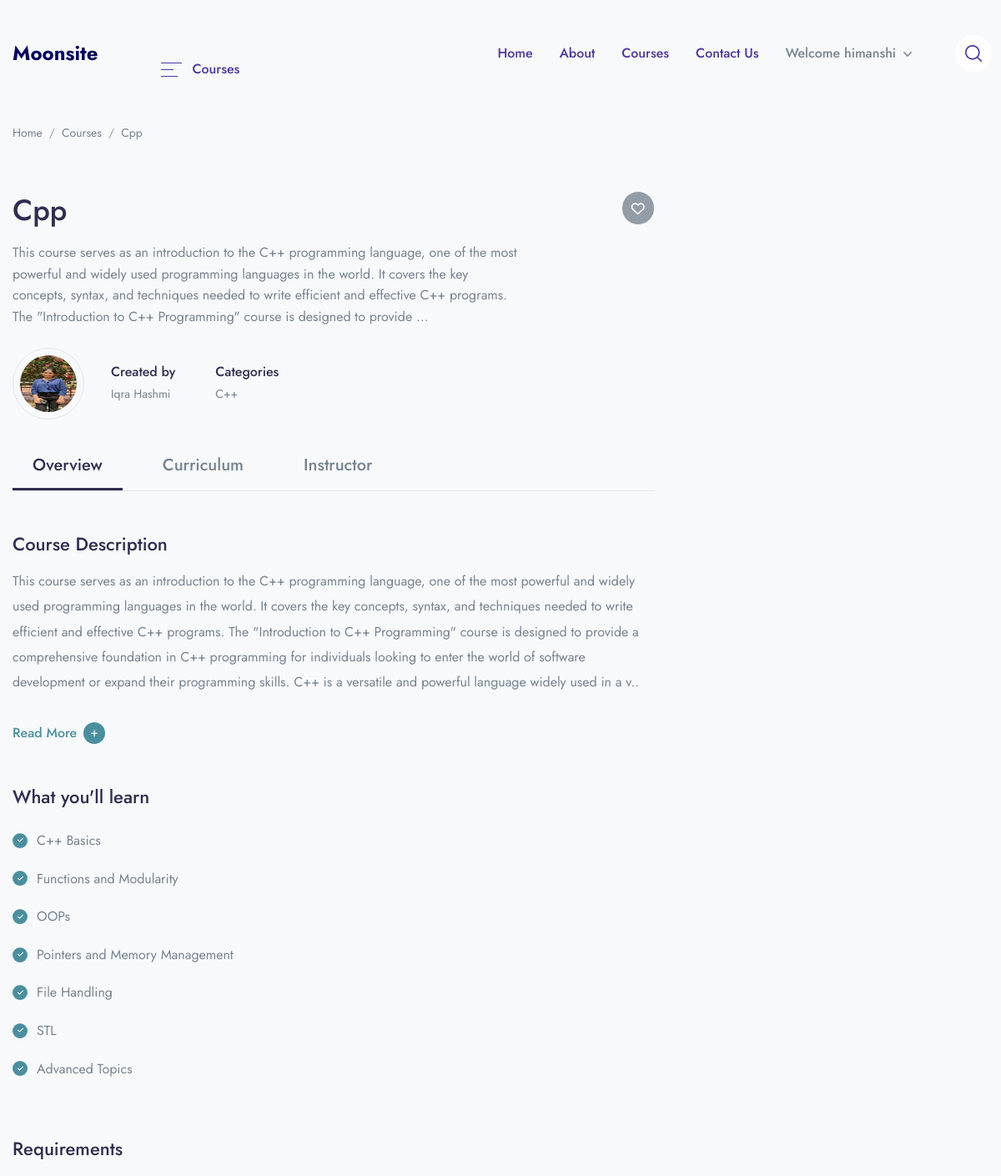
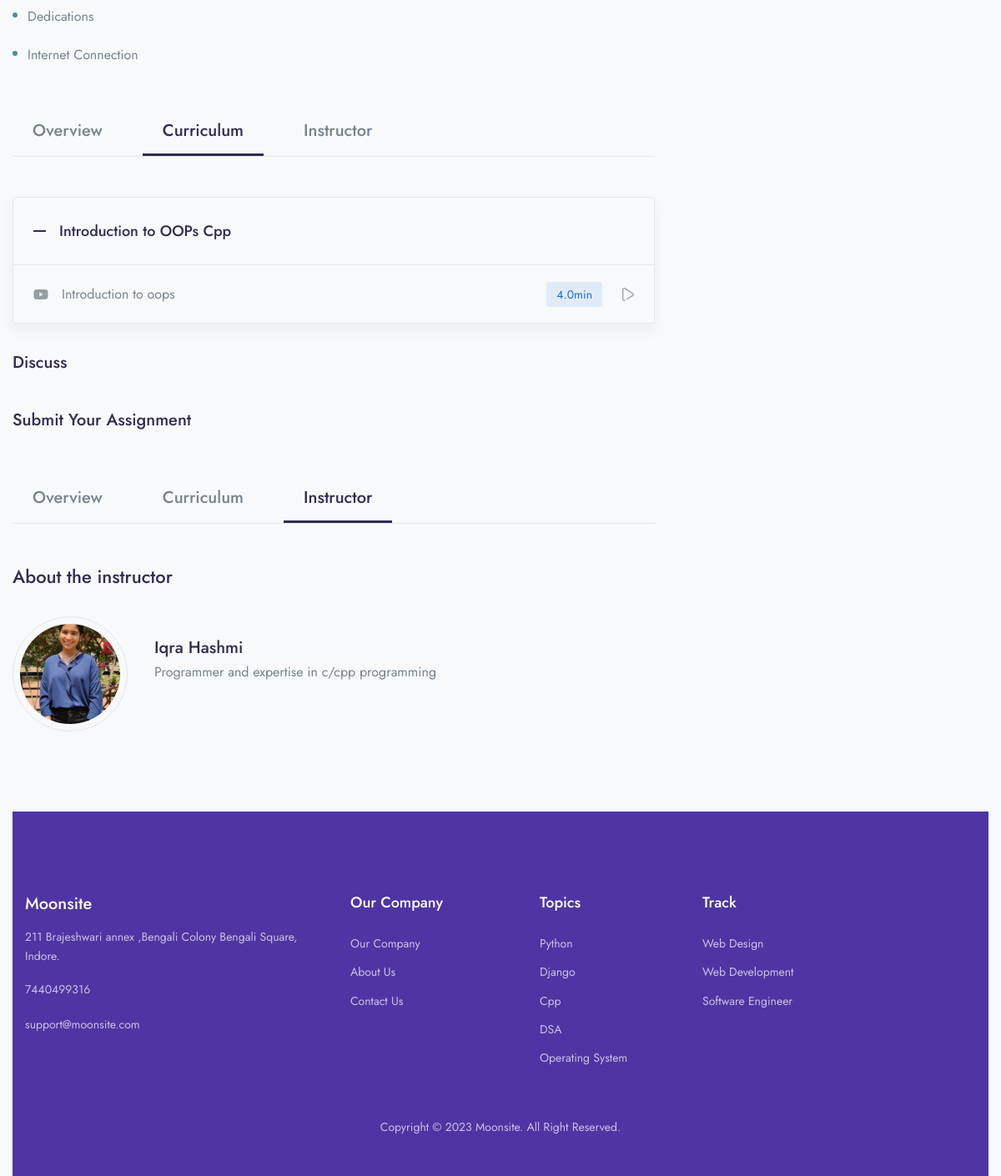
The app's page /course/cpp (signed in) with its own data (2 pictures, top to bottom).
### app/models.py (models this page shows, shortened)
class Course(models.Model):
    title = models.CharField(max_length=100)
    status = (
        ("Publish","Publish"),
        ("DRAFT","DRAFT"),
    )
    featured_images = models.ImageField(upload_to='featured_images/')
    created_at = models.DateField(auto_now_add=True)
    author = models.ForeignKey(Author,on_delete=models.CASCADE,null=True)
    author_image = models.ImageField(upload_to='author_images/',default='')
    category  = models.ForeignKey(Categories,on_delete=models.CASCADE,null=True)
    desc = models.TextField()
    level = models.ForeignKey(Levels,on_delete=models.CASCADE,null=True)
    slug = models.SlugField(default='',max_length=100,null=True,blank=True,unique=True)
    created_at=models.DateTimeField(default=now)
    def __str__(self):
        return self.title

class Author(models.Model):
    author_name = models.CharField(max_length = 100 )
    author_profile = models.ImageField(upload_to='images/')
    about_author = models.TextField()
    def __str__(self):
        return self.author_name

class Categories(models.Model):
    icon = models.CharField(max_length=200,null=True)
    name = models.CharField(max_length=100)
    def __str__(self):
        return self.name

class what_you_learn(models.Model):
    course = models.ForeignKey ( Course, on_delete=models.CASCADE )
    points = models.CharField ( max_length=500 )

class requirements(models.Model):
    course = models.ForeignKey(Course,on_delete=models.CASCADE)
    points = models.CharField(max_length=500)

class Lessons(models.Model):
    course  = models.ForeignKey(Course,on_delete=models.CASCADE)
    name = models.CharField(max_length=200)
    def __str__(self):
        return self.name + " " + str(self.course)

class Videos(models.Model):
    serial_number= models.IntegerField(null=True)
    thumbnail = models.ImageField(upload_to="Media/Yt_Thumbnail",null=True)
    course = models.ForeignKey(Course,on_delete=models.CASCADE)
    lesson = models.ForeignKey ( Lessons, on_delete=models.CASCADE )
    title = models.CharField ( max_length=100 )
    video = models.FileField(upload_to="video/%y")
    time_duration = models.FloatField(null=True)
    preview = models.BooleanField(default=False)

### mysite/views.py (the view)
# urls.py: path('course/<slug:slug>',views.course_detalis,name='course_details'),
def course_detalis(request,slug):
    course = Course.objects.filter(slug=slug)
    obj = Enrollment.objects.filter(user=request.user,course=course[0]).exists()
    print(obj,course[0])
    assign_discuss=False
    if obj:
        assign_discuss=True
    if course.exists():
        course = course.first()
    else:
        return redirect('error')
    return render (request,'course/course_detail.html',{'course':course,"assign_discuss":assign_discuss})

### templates/course/course_detail.html (shortened to what this page needs)
{% extends 'base.html' %}
{% block content %}
    <div class="container">
        <nav class="mb-5 mb-md-8 mt-2" aria-label="breadcrumb">
            <ol class="breadcrumb breadcrumb-scroll">
                <li class="breadcrumb-item">
                    <a class="text-gray-800" href="{% url 'home'%}">
                        Home
                    </a>
                </li>
                <li class="breadcrumb-item">
                    <a class="text-gray-800" href="#">
                        Courses
                    </a>
                </li>
                <li class="breadcrumb-item text-gray-800 active" aria-current="page">
                    {{course}}
                </li>
            </ol>
        </nav>
    </div>
    <div class="container">
        <div class="row mb-8">
            <div class="col-lg-8 mb-6 mb-lg-0 position-relative">
                <h1 class="me-7 me-xl-14">
                   {{course}}
                </h1>
                <p class="me-xl-13 mb-5">{{course.desc|truncatewords:50 }}</p>
                <a href="#" class="badge badge-lg badge-rounded-circle badge-secondary font-size-base badge-float badge-float-inside top-0 text-white">
                    <i class="far fa-heart"></i>
                </a>
                <div class="d-md-flex align-items-center mb-5">
                    <div class="border rounded-circle d-inline-block mb-4 mb-md-0 me-md-6 me-lg-4 me-xl-6">
                        <div class="p-2">
                            <img src="/media/{{course.author_image}}" alt="..." class="rounded-circle" width="68" height="68">
                        </div>
                    </div>
                    <div class="mb-4 mb-md-0 me-md-8 me-lg-4 me-xl-8">
                        <h6 class="mb-0">Created by</h6>
                        <a href="#" class="font-size-sm text-gray-800">{{course.author}}</a>
                    </div>
                    <div class="mb-4 mb-md-0 me-md-8 me-lg-4 me-xl-8">
                        <h6 class="mb-0">Categories</h6>
                        <a href="#" class="font-size-sm text-gray-800">{{course.category}}</a>
                    </div>
                </div>
                <div id="Overview" class="mb-8">
                    <ul class="nav course-tab-v1 border-bottom h4 mb-8">
                        <li class="nav-item">
                            <a class="nav-link active" href="#Overview" data-bs-toggle="smooth-scroll" data-bs-offset="0">Overview</a>
                        </li>
                        <li class="nav-item">
                            <a class="nav-link" href="#Curriculum" data-bs-toggle="smooth-scroll" data-bs-offset="0">Curriculum</a>
                        </li>
                        <li class="nav-item">
                            <a class="nav-link" href="#Instructor" data-bs-toggle="smooth-scroll" data-bs-offset="0">Instructor</a>
                        </li>
                    </ul>
                    <h3 class="">Course Description</h3>
                    <span class="mb-6 line-height-md">{{course.desc|slice:"0:530"}}..</span>
                    <a class="text-teal read-more h6 d-inline-block mb-8" data-bs-toggle="collapse" href="#readcollapseExample" role="button" aria-expanded="false" aria-controls="readcollapseExample">
                        <span class="d-inline-flex align-items-center more">
                            Read More
                            <span class="d-flex align-items-center justify-content-center bg-teal rounded-circle ms-2 p-2 w-26p">
                                <i class="fas fa-plus font-size-10 text-white"></i>
                            </span>
                        </span>
                    </a>
                    <h3 class="mb-5">What you'll learn</h3>
                    <div class="row row-cols-lg-2 mb-8">
                        <div class="col-md">
                            <ul class="list-style-v1 list-unstyled">
                                {% for learn in course.what_you_learn_set.all%}
                            <li> {{learn.points}}</li>
                               {% endfor %}
                            </ul>
                        </div>
                    </div>
                    <h3 class="mb-5">Requirements</h3>
                    <ul class="list-style-v2 list-unstyled">
                          {% for learn in course.requirements_set.all%}
                            <li> {{learn.points}}</li>
                               {% endfor %}
                    </ul>
                </div>
                <div id="Curriculum" class="mb-8">
                    <ul class="nav course-tab-v1 border-bottom h4 mb-8">
                        <li class="nav-item">
                            <a class="nav-link" href="#Overview" data-bs-toggle="smooth-scroll" data-bs-offset="0">Overview</a>
                        </li>
                        <li class="nav-item">
                            <a class="nav-link active" href="#Curriculum" data-bs-toggle="smooth-scroll" data-bs-offset="0">Curriculum</a>
                        </li>
                        <li class="nav-item">
                            <a class="nav-link" href="#Instructor" data-bs-toggle="smooth-scroll" data-bs-offset="0">Instructor</a>
                        </li>
                    </ul>
                    <div id="accordionCurriculum">
                        {% for lesson in course.lessons_set.all  %}
                        <div class="border rounded shadow mb-6 overflow-hidden">
                            <div class="d-flex align-items-center" id="curriculumheadingOne">
                                <h5 class="mb-0 w-100">
                                    <button class="d-flex align-items-center p-5 min-height-80 text-dark fw-medium collapse-accordion-toggle line-height-one" type="button" data-bs-toggle="collapse" data-bs-target="#id{{lesson.id}}" aria-expanded="true" aria-controls="CurriculumcollapseOne">
                                        <span class="me-4 text-dark d-flex">
                                            <svg width="15" height="2" viewBox="0 0 15 2" fill="none" xmlns="http://www.w3.org/2000/svg">
                                                <rect width="15" height="2" fill="currentColor"/>
                                            </svg>
                                        </span>
                                    {{lesson}}
                                    </button>
                                </h5>
                            </div>
                           {% for video in lesson.videos_set.all %}
                            <div id="id{{video.lesson.id}}" class="collapse show" aria-labelledby="curriculumheadingOne" data-parent="#accordionCurriculum">
                                <div class="border-top px-5 py-4 min-height-70 d-md-flex align-items-center">
                                    <div class="d-flex align-items-center me-auto mb-4 mb-md-0">
                                        <div class="text-secondary d-flex">
                                           <i class="fa-brands fa-youtube"></i>
                                        </div>
                                        <div class="ms-4">
                                            {{video.title}}
                                        </div>
                                    </div>
                                    <div class="d-flex align-items-center overflow-auto overflow-md-visible flex-shrink-all">
                                        <div class="badge btn-blue-soft me-5 font-size-sm fw-normal py-2">{{video.time_duration}}min</div>
                                        <a href="/media/{{video.video}}" class="text-secondary d-flex">
                                        </a>
                                    </div>
                                </div>
                                {% endfor %}
                            </div>
                        </div>
                       {% endfor %}
                    </div>
{% if  assign_discuss %}
                    <a href="/discuss/{{course.slug}}"><h4>Discuss </h4></a>
                    <br>
                    <a   href="/assignment/{{course.slug}}"><h4>Submit Your Assignment</h4> </a>
                    {% else %}
                    <button disabled>  <a  href=""><h4>Discuss </h4></a></button>
                    <br>
                    <button btn-btn-sm success disabled class="my-4"> <a   href=""><h4>Submit Your Assignment</h4> </a></button>
                    {% endif %}
                </div>
                <div id="Instructor" class="mb-8">
                    <ul class="nav course-tab-v1 border-bottom h4 mb-8">
                        <li class="nav-item">
                            <a class="nav-link" href="#Overview" data-bs-toggle="smooth-scroll" data-bs-offset="0">Overview</a>
                        </li>
                        <li class="nav-item">
                            <a class="nav-link" href="#Curriculum" data-bs-toggle="smooth-scroll" data-bs-offset="0">Curriculum</a>
                        </li>
                        <li class="nav-item">
                            <a class="nav-link active" href="#Instructor" data-bs-toggle="smooth-scroll" data-bs-offset="0">Instructor</a>
                        </li>
                    </ul>
                    <h3 class="mb-6">About the instructor</h3>
                    <div class="d-flex align-items-center mb-6">
                        <div class="d-inline-block rounded-circle border me-6 p-2">
                            <div class="avatar avatar-size-120">
                                <img src="/media/{{course.author_image}}" alt="..." class="avatar-img rounded-circle">
                            </div>
                        </div>
                        <div class="media-body">
                            <h4 class="mb-0">{{course.author}}</h4>
                             <p class="mb-6 line-height-md">{{course.author.about_author}}</p>
                        </div>
                    </div>
                </div>
</div>
        </div>
{% endblock %}

### templates/components/header.html (shortened to what this page needs)
    <header class="navbar navbar-expand-xl navbar-light" >
        <div class="container">
            <a class="navbar-brand" href="{% url 'home'%}">
                <div class="" style = "">Moonsite </div>
            <ul class="navbar-nav navbar-vertical ms-xl-4 d-none d-xl-flex">
                <li class="nav-item dropdown">
                    <a class="nav-link pb-4 mb-n4 px-0 pt-0" id="navbarVerticalMenu" data-bs-toggle="dropdown" href="#" aria-haspopup="true" aria-expanded="false">
                        <div class="py-3 px-5 d-flex align-items-center">
                            <div class="me-3 ms-1 text-gigas d-flex">
                                <svg width="25" height="17" viewBox="0 0 25 17" xmlns="http://www.w3.org/2000/svg">
                                    <rect width="25" height="1" fill="currentColor"/>
                                    <rect y="8" width="15" height="1" fill="currentColor"/>
                                    <rect y="16" width="20" height="1" fill="currentColor"/>
                                </svg>
                            </div>
                            <span class="text-gigas fw-medium me-1">Courses</span>
                        </div>
                    </a>
                </li>
            </ul>
            <div class="collapse navbar-collapse z-index-lg" id="navbarCollapse">
                <ul class="navbar-nav ms-auto">
                    <li class="nav-item dropdown dropdown-full-width">
                        <a class="nav-link px-xl-4 text-gigas"   href="{% url 'home' %}" aria-haspopup="true" aria-expanded="false">
                            Home
                        </a>
                    </li>
                     <li class="nav-item dropdown dropdown-full-width">
                        <a class="nav-link  px-xl-4 text-gigas"   href="{% url 'aboutus' %}" aria-haspopup="true" aria-expanded="false">
                           About
                        </a>
                    </li>
                    {% if request.user.is_authenticated %}
                    <li class="nav-item dropdown">
                        <a class="nav-link  px-xl-4 text-gigas"  href="{%  url 'course' %}" aria-haspopup="true" aria-expanded="false">
                            Courses
                        </a>
                    </li>
                    {% endif %}
                    <li class="nav-item dropdown dropdown-full-width">
                        <a class="nav-link px-xl-4 text-gigas"  href="{% url 'contact' %}" aria-haspopup="true" aria-expanded="false">
                            Contact Us
                        </a>
                    </li>
                    {% if user.is_authenticated %}
                           <li class="nav-item dropdown">
                        <a class="nav-link dropdown-toggle px-xl-4" id="navbarBlog" data-bs-toggle="dropdown" href="#" aria-haspopup="true" aria-expanded="false">
                      Welcome {{user.username}}
                        </a>
                    </li>
                    {% endif %}
                </ul>
            </div>
            <ul class="navbar-nav flex-row ms-n4 ms-sm-auto ms-xl-0 me-n2 me-md-n4">
                <li class="nav-item border-0 px-1 px-md-3">
                </li>
                <li class="nav-item border-0 px-1 px-md-3 d-none d-370-block d-xl-block">
                    <a class="nav-link d-flex p-3 bg-white-all rounded-circle search-mobile text-gigas icon-xs" data-bs-toggle="collapse" href="#collapseSearchMobile" role="button" aria-expanded="false" aria-controls="collapseSearchMobile">
                    </a>
                </li>
            </ul>
        </div>
    </header>

### records on screen
Course: title "Cpp", desc "This course serves as an introduction to the C++ programming language, one of the most powerful and widely used programming languages in the world. It covers the key concepts, syntax, and techniques needed to write efficient and effective C++ programs. The \"Introduction to C++ Programming\" course is designed to provide …", author_image (picture), author "Iqra Hashmi", category "C++", desc "This course serves as an introduction to the C++ programming language, one of the most powerful and widely used programming languages in the world. It covers the key concepts, syntax, and techniques needed to write efficient and effective C++ programs. The \"Introduction to C++ Programming\" course is designed to provide a comprehensive foundation in C++ programming for individuals looking to enter the world of software development or expand their programming skills. C++ is a versatile and powerful language widely used in a v", author.about_author "Programmer and expertise in c/cpp programming"
what_you_learn: points "C++ Basics"
what_you_learn: points "Functions and Modularity"
what_you_learn: points "OOPs"
what_you_learn: points "Pointers and Memory Management"
what_you_learn: points "File Handling"
what_you_learn: points "STL"
what_you_learn: points "Advanced Topics"
requirements: points "Dedications"
requirements: points "Internet Connection"
Lessons: name+course "Introduction to OOPs Cpp"
Videos: title "Introduction to oops", time_duration "4.0"

### other values on screen
{{ user.username }} "himanshi"
